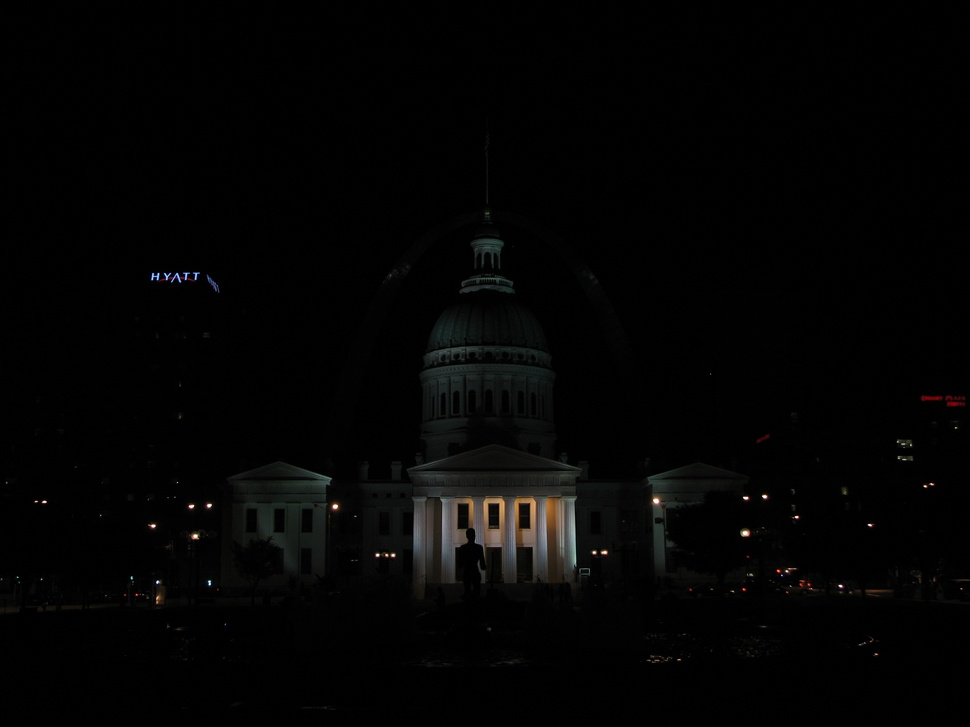
//> input picture img_0.033.jpg, 970 x 727 px, shrunk from 2816 x 2112 before the run
$ ./hdr   (built with g++ and OpenCV 4)
//> lines starting //> are read from the running program, lines starting //| are printed output that depends on the picture
#include <opencv2/photo.hpp>
#include "opencv2/imgcodecs.hpp"
#include <opencv2/highgui.hpp>
#include <opencv2/xphoto/tonemap.hpp>
#include <vector>
#include <iostream>
#include <fstream>
using namespace cv;
using namespace std;


void readImagesAndTimes(vector<Mat> &images, vector<float> &times)
{

  int numImages = 4;

  static const float timesArray[] = {1/30.0f,0.25,2.5,15.0};
  times.assign(timesArray, timesArray + numImages);

  static const char* filenames[] = {"img_0.033.jpg", "img_0.25.jpg", "img_2.5.jpg", "img_15.jpg"};
  for(int i=0; i < numImages; i++)
  {
    Mat im = imread(filenames[i]);
//> im is the input picture: 727 rows x 970 cols, CV_8UC3; mean B, G, R 3.3, 3.6, 3.7
    images.push_back(im);
  }

}

int main(int, char**argv)
{
  // Read images and exposure times
  cout << "Reading images ... " << endl;
  vector<Mat> images;
  vector<float> times;
  readImagesAndTimes(images, times);


  // Align input images
  cout << "Aligning images ... " << endl;
  Ptr<AlignMTB> alignMTB = createAlignMTB();
  alignMTB->process(images, images);

  // Obtain Camera Response Function (CRF)
  cout << "Calculating Camera Response Function (CRF) ... " << endl;
  Mat responseDebevec;
  Ptr<CalibrateDebevec> calibrateDebevec = createCalibrateDebevec();
  calibrateDebevec->process(images, responseDebevec, times);

  // Merge images into an HDR linear image
  cout << "Merging images into one HDR image ... " ;
  Mat hdrDebevec;
  Ptr<MergeDebevec> mergeDebevec = createMergeDebevec();
  mergeDebevec->process(images, hdrDebevec, times, responseDebevec);
  // Save HDR image.
  imwrite("hdrDebevec.hdr", hdrDebevec);
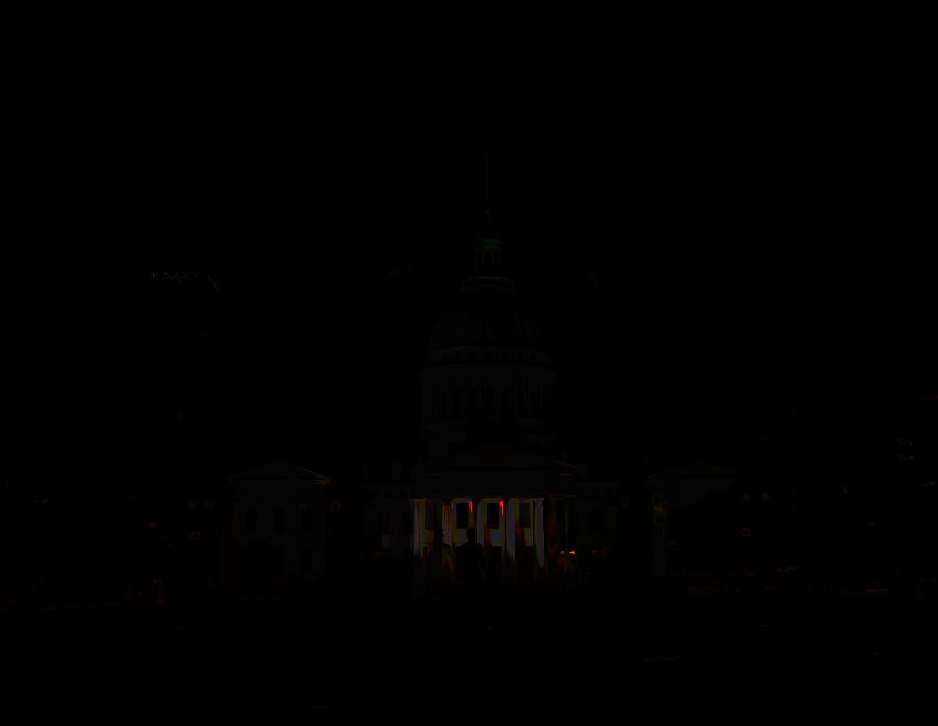
//> saved as hdrDebevec.hdr: 726 rows x 938 cols, CV_8UC3; mean B, G, R 0.4, 0.5, 0.8
  cout << "saved hdrDebevec.hdr "<< endl;

  // Tonemap using Drago's method to obtain 24-bit color image
  cout << "Tonemaping using Drago's method ... ";
  Mat ldrDrago;
  Ptr<TonemapDrago> tonemapDrago = createTonemapDrago(1.0, 0.7);
  tonemapDrago->process(hdrDebevec, ldrDrago);
  ldrDrago = 3 * ldrDrago;
  imwrite("ldr-Drago.jpg", ldrDrago * 255);
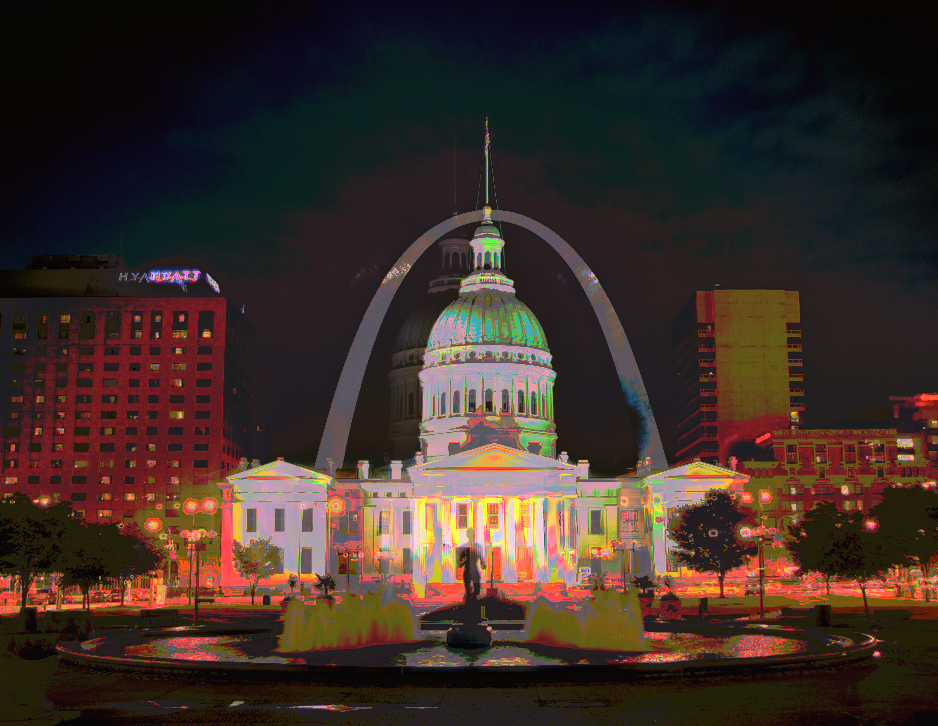
//> saved as ldr-Drago.jpg: 726 rows x 938 cols, CV_8UC3; mean B, G, R 39.7, 46, 61.1
  cout << "saved ldr-Drago.jpg"<< endl;

  // Tonemap using Durand's method obtain 24-bit color image
  cout << "Tonemaping using Durand's method ... ";
  Mat ldrDurand;
//> (the run ends here: the program stops with an error, at `Ptr<cv::xphoto::TonemapDurand> tonemapDurand = cv::xphoto::createTonem..`)
